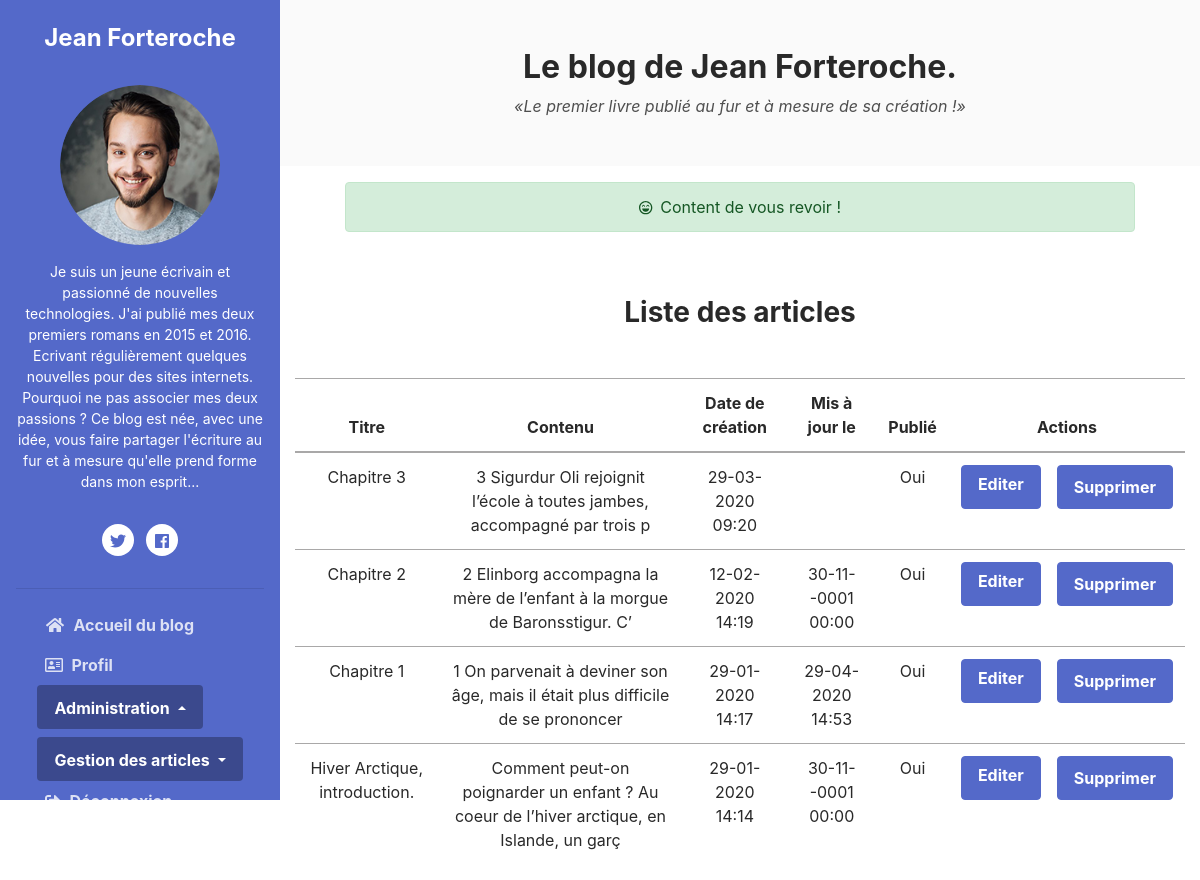
/index.php?route=articlesList (signed in), run on the app's committed database.
### tables this page shows
CREATE TABLE IF NOT EXISTS `article` (
  `id` int(11) NOT NULL AUTO_INCREMENT,
  `title` varchar(255) NOT NULL,
  `content` longtext NOT NULL,
  `created_at` datetime NOT NULL,
  `updated_at` datetime DEFAULT NULL,
  `published` tinyint(4) NOT NULL,
  `user_id` int(11) NOT NULL,
  PRIMARY KEY (`id`,`user_id`),
  KEY `fk_article_user_idx` (`user_id`)
);

### src/controller/BackController.php (called while the page is built, shortened)
<?php
    class BackController extends Controller
    {
        public function getArticlesList()
        {
            $articles = $this->articleDAO->getArticlesList();
            $this->view->render('articlesList', [
                'articles' => $articles
            ]);
        }
    }

### public/index.php (called while the page is built, shortened)
<?php
$router = new App\config\Router();
$router->startRouter();

### src/controller/Controller.php (called while the page is built, shortened)
<?php
abstract class Controller
{
    public function __construct()
    {
        $this->articleDAO = new ArticleDAO();
    }
}

### src/DAO/ArticleDAO.php (called while the page is built, shortened)
<?php
class ArticleDAO extends DAO
{
    public function getArticlesList()
    {
        $sql = 'SELECT id, title, content, created_at, updated_at, published FROM article ORDER BY created_at DESC';
        $result = $this->creatQuery($sql);
        $articles = [];
        foreach ($result as $article) {
            $articleId = $article['id'];
            $articles[$articleId] = $this->buildObject($article);
        }
        return $articles;
    }
    private function buildObject($row)
    {
        $article = new Article();
        $article->setId($row['id']);
        $article->setTitle($row['title']);
        $article->setContent($row['content']);
        $article->setCreatedAt($row['created_at']);
        $article->setUpdatedAt($row['updated_at']);
        $article->setPublished($row['published']);
        return $article;
    }
}

### src/DAO/DAO.php (called while the page is built, shortened)
<?php
abstract class DAO
{
    private $connection;
    private function getConnection()
    {
        try {
            $this->connection = new PDO(DB_HOST, DB_USER, DB_PASS);
            $this->connection->setAttribute(PDO::ATTR_ERRMODE, PDO::ERRMODE_EXCEPTION);
            return $this->connection;
        } catch (Exception $errorConnection) {
            die('Erreur lors de la connection:' . $errorConnection->getMessage());
        }
    }
    private function checkConnection()
    {
        if ($this->connection === null) {
            return $this->getConnection();
        }
        return $this->connection;
    }
    protected function creatQuery($sql, $parameters = null)
    {
        $result = $this->checkConnection()->query($sql);
        return $result;
    }
}

### src/model/Article.php (called while the page is built, shortened)
<?php
class Article
{
    private $id;
    private $title;
    private $content;
    private $created_at;
    private $updated_at;
    private $published;
    public function getPublished()
    {
        return $this->published;
    }
    public function setPublished($published)
    {
        $this->published = $published;
    }
    public function getId()
    {
        return $this->id;
    }
    public function setId($id)
    {
        $this->id = $id;
    }
    public function getTitle()
    {
        return $this->title;
    }
    public function setTitle($title)
    {
        $this->title = $title;
    }
    public function getContent()
    {
        return $this->content;
    }
    public function setContent($content)
    {
        $this->content = $content;
    }
    public function getCreatedAt()
    {
        return $this->created_at;
    }
    public function setCreatedAt($created_at)
    {
        $this->created_at = $created_at;
    }
    public function getUpdatedAt()
    {
        return $this->updated_at;
    }
    public function setUpdatedAt($updated_at)
    {
        $this->updated_at = $updated_at;
    }
}

### templates/articlesList.php (the view, shortened to what this page needs)
<div class="container-fluid mt-5">
    <h3 class="text-center mb-5">Liste des articles</h3>
    <table class="table table-responsive-sm">
        <thead>
        <tr class="text-center">
            <th scope="col">Titre</th>
            <th scope="col">Contenu</th>
            <th scope="col">Date de création</th>
            <th scope="col">Mis à jour le</th>
            <th scope="col">Publié</th>
            <th scope="col">Actions</th>
        </tr>
        </thead>
        <tbody class="text-center">
        <?php
        foreach ($articles as $article) {
            ?>
            <tr>
                <td><?= substr(strip_tags($article->getTitle()), 0, 30); ?></td>
                <td><?= substr(strip_tags($article->getContent()), 0, 100); ?></td>
                <?php $createdTime = $article->getCreatedAt(); ?>
                <td><?= htmlspecialchars(date('d-m-Y H:i', strtotime($createdTime))); ?></td>
                <?php $updateTime = $article->getUpdatedAt() ?>
                <td><?= htmlspecialchars(isset($updateTime) ? date('d-m-Y H:i', strtotime($updateTime)) : ''); ?></td>
                <td><?php $published = $article->getPublished(); ?>
                    <?= $published === '1' ? htmlspecialchars('Oui') : htmlspecialchars('Non'); ?></td>
                <td>
                    <div class="d-lg-flex">
                        <a role="button" class="btn btn-primary mb-2 mr-lg-3"
                           href="index.php?route=editArticle&id=<?= $article->getId(); ?>">Editer</a>
                        <form method="post" action="index.php?route=deleteArticle">
                            <input type="submit" value="Supprimer" class="btn btn-primary">
                        </form>
                    </div>
                </td>
            </tr>
        <?php } ?>
        </tbody>
    </table>
</div>

### data on the page
article: title "Chapitre 3", content "3 Sigurdur Oli rejoignit l’école à toutes jambes, accompagné par trois p", created_at "29-03-2020 09:20"
article: title "Chapitre 2", content "2 Elinborg accompagna la mère de l’enfant à la morgue de Baronsstigur. C’", created_at "12-02-2020 14:19", updated_at "30-11--0001 00:00"
article: title "Chapitre 1", content "1 On parvenait à deviner son âge, mais il était plus difficile de se prononcer", created_at "29-01-2020 14:17", updated_at "29-04-2020 14:53"
article: title "Hiver Arctique, introduction.", content "Comment peut-on poignarder un enfant ? Au coeur de l’hiver arctique, en Islande, un garç", created_at "29-01-2020 14:14", updated_at "30-11--0001 00:00"

### other printed values
$this->session->show('loginWelcome') "Content de vous revoir !"
